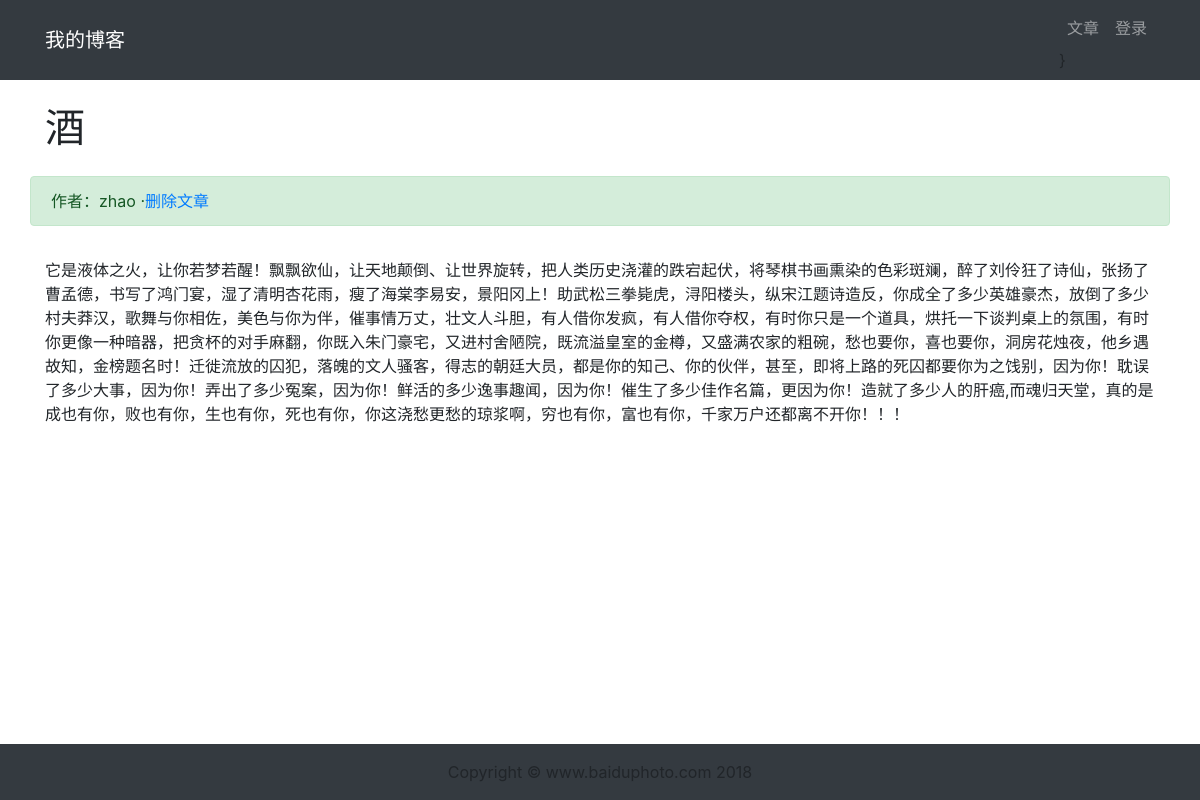
Page /article/article-detail/2/ on the committed database.
### article/models.py (models this page shows, shortened)
class ArticlePost(models.Model):
	author = models.ForeignKey(User,on_delete=models.CASCADE)
	title = models.CharField(max_length=100)
	body = models.TextField()
	created = models.DateTimeField(default=timezone.now)
	updated = models.DateTimeField(auto_now=True)
	class Meta:
		ordering = ('-created',)

### article/views.py (the view)
# urls.py: path('article-detail/<int:id>/',views.article_detail,name='article_detail'),
def article_detail(request,id):
 	article=ArticlePost.objects.get(id=id)
 	article.body = markdown.markdown(article.body,extensions=[
 		'markdown.extensions.extra',
 		'markdown.extensions.codehilite',
 		])
 	context={'article':article}
 	return render(request,'article/detail.html',context)

### templates/article/detail.html (shortened to what this page needs)
{% extends "base.html" %}
{% load staticfiles %}
{% block content %}
<div class="container">
    <div class="row">
        <h1 class="col-12 mt-4 mb-4">{{ article.title }}</h1>
        <div class="col-12 alert alert-success">作者：{{ article.author }}
         ·<a href="#" onclick="confirm_delete()">删除文章</a>
        </div>
        <div class="col-12">
            <p>{{ article.body|safe }}</p>
        </div>
    </div>
</div>
{% endblock content %}

### rows in the picture
ArticlePost: title "酒", author "zhao", body "它是液体之火，让你若梦若醒！飘飘欲仙，让天地颠倒、让世界旋转，把人类历史浇灌的跌宕起伏，将琴棋书画熏染的色彩斑斓，醉了刘伶狂了诗仙，张扬了曹孟德，书写了鸿门宴，湿了清明杏花雨，瘦了海棠李易安，景阳冈上！助武松三拳毙虎，浔阳楼头，纵宋江题诗造反，你成全了多少英雄豪杰，放倒了多少村夫莽汉，歌舞与你相佐，美色与你为伴，催事情万丈，壮文人斗胆，有人借你发疯，有人借你夺权，有时你只是一个道具，烘托一下谈判桌上的氛围，有时你更像一种暗器，把贪杯的对手麻翻，你既入朱门豪宅，又进村舍陋院，既流溢皇室的金樽，又盛满农家的粗碗，愁也要你，喜也要你，洞房花烛夜，他乡遇故知，金榜题名时！迁徙流放的囚犯，落魄的文人骚客，得志的朝廷大员，都是你的知己、你的伙伴，甚至，即将上路的死囚都要你为之饯别，因为你！耽误了多少大事，因为你！弄出了多少冤案，因为你！鲜活的多少逸事趣闻，因为你！催生了多少佳作名篇，更因为你！造就了多少人的肝癌,而魂归天堂，真的是成也有你，败也有你，生也有你，死也有你，你这浇愁更愁的琼浆啊，穷也有你，富也有你，千家万户还都离不开你！！！"
